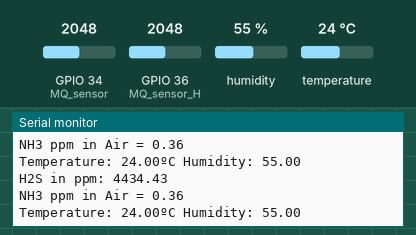
Simulated run of this sketch. Board: ESP32. On the bench: the last lines printed to the serial monitor. The inputs (shaded band) are chosen by the test bench; at power-on: humidity 55 %, GPIO 34 (MQ_sensor) = 2048, GPIO 36 (MQ_sensor_H) = 2048, temperature 24 °C. WiFi joins after 1.5 s; servers stay silent unless stated.

Above: at 2.7 s.
2.8 s: humidity set to 22 %
At 2.86 s:
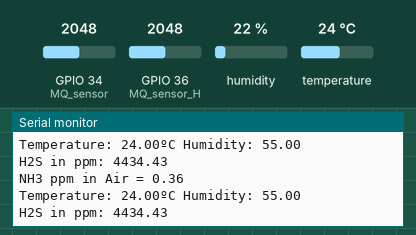
4.3 s: GPIO 34 (MQ_sensor) set to 2866
At 4.83 s:
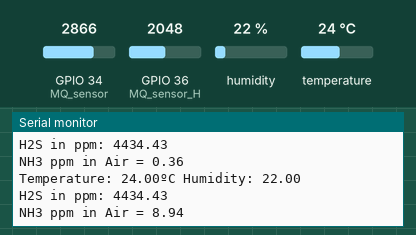
5.8 s: GPIO 36 (MQ_sensor_H) set to 2866
At 6.26 s:
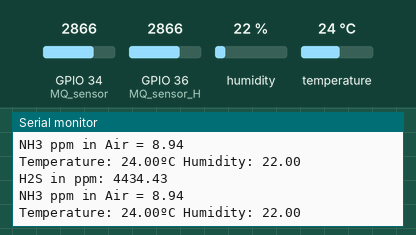
7.3 s: temperature set to 12 °C
At 7.49 s:
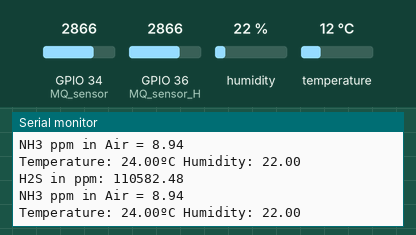
8.8 s: GPIO 34 (MQ_sensor) set to 3972
At 9.31 s:
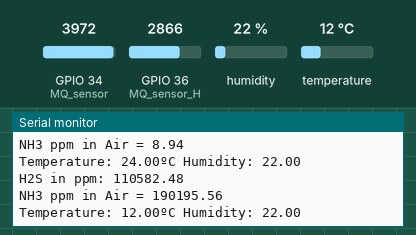
10.3 s: GPIO 36 (MQ_sensor_H) set to 3972
At 11.12 s:
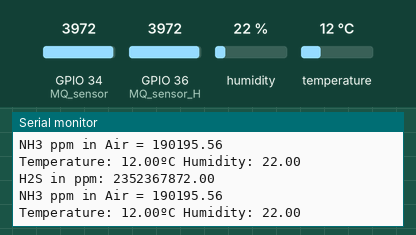
Timing chart, 0 to 12.8 s (numbered marks = the images above; inputs shaded):
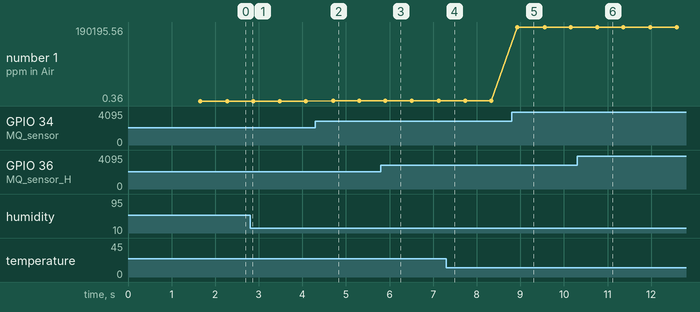

Measured:
- after the input at 4.3 s, the serial monitor: prints a new line after 0.40 s (image 2)
- after the input at 8.8 s, the serial monitor: prints a new line after 0.13 s (image 5)
- after the input at 10.3 s, the serial monitor: prints a new line after 0.31 s (image 6)
- plotted number 1: 0.36 → 8.94 after the input at 4.3 s, 8.94 → 190195.56 after the input at 8.8 s

The sketch:

ESP32_OTA_Enabled_Sensory_Module.ino
```cpp
/*
*   Importing required libraries
*/
#include "credentials.h"
#include "Header.h"


void setup() {
  Serial.begin(115200);               //Begins Serial Monitor
  dht.begin();
  WiFi.begin(ssid, password);         // Connect to WiFi - defaults to WiFi Station mode

  // Ensure WiFi is connected
  while (WiFi.status() != WL_CONNECTED) {
    delay(500);
  }
  ArduinoOTA.begin();                 // Starts OTA
}

void loop() {

  ArduinoOTA.handle();                // Handles a code update request

/*
*   H2S Sensor MQ136
*/
  float VRL_H; //Voltage drop across the MQ sensor
  float Rs_H; //Sensor resistance at gas concentration
  float ratio_H; //Define variable for ratio
  VRL_H = analogRead(MQ_sensor_H)*(5.0/4096.0); //Measure the voltage drop and convert to 0-5V
  Rs_H = ((5.0*RL_H)/VRL_H)-RL_H; //Use formula to get Rs value
  ratio_H = Rs_H/Ro_H;  // find ratio Rs/Ro
  float ppm_H = (pow(10, ((log10(ratio_H)-b_H)/m_H)))/10; //use formula to calculate ppm
  Serial.print("H2S in ppm: ");
  Serial.println(ppm_H);
  firebase.setFloat("sensor_2", ppm_H);


/*
*   NH3 Sensor MQ137
*/
  ArduinoOTA.handle();  // Handles a code update request
  float VRL; //Voltage drop across the MQ sensor
  float Rs; //Sensor resistance at gas concentration
  float ratio; //Define variable for ratio
  VRL = analogRead(MQ_sensor)*(5.0/4096.0); //Measure the voltage drop and convert to 0-5V
  Rs = ((5.0*RL)/VRL)-RL; //Use formula to get Rs value
  ratio = Rs/Ro;  // find ratio Rs/Ro
  float ppm = pow(10, ((log10(ratio)-b)/m))/10; //use formula to calculate ppm
  Serial.print("NH3 ppm in Air = ");
  Serial.println(ppm);
  firebase.setFloat("sensor_1", ppm);


/*
*   Temperature and Humidity Sensor DHT11
*/
  ArduinoOTA.handle();  // Handles a code update request
  float humi = dht.readHumidity();
  float temp = dht.readTemperature();
  Serial.print("Temperature: ");
  Serial.print(temp);
  Serial.print("ºC ");
  Serial.print("Humidity: ");
  Serial.println(humi);
  Serial.println();
  Serial.println();
  firebase.setFloat("Temperature", temp);
  firebase.setFloat("Humidity", humi);

}
```

Header.h
```cpp
/*
*   Importing required libraries
*/
#include <WiFi.h>             // For connecting ESP32 to WiFi
#include <ArduinoOTA.h>       // For enabling over-the-air updates
#include <ESP32Firebase.h>    //For Firebase
#include "DHT.h"              //For DHT11 Sensor

/*
*   Initializing Firebase
*/
#define REFERENCE_URL "----------"  // Your Firebase project reference url
Firebase firebase(REFERENCE_URL);

/*
*   Initializing DHT11 sensor
*/
#define DHT11PIN 32                 // Pin for DHT11
DHT dht(DHT11PIN, DHT11);


/*
*   Initializing H2S Sensor MQ136
*/
#define RL_H 47         //The value of resistor RL is 47K
#define m_H -0.263      //Enter calculated Slope
#define b_H 0.42        //Enter calculated intercept
#define Ro_H 298        //Enter found Ro value
#define MQ_sensor_H 36  //Sensor is connected to A4


/*
*   Initializing NH3 Sensor MQ137
*/
#define RL 47           //The value of resistor RL is 47K
#define m -0.263        //Enter calculated Slope
#define b 0.42          //Enter calculated intercept
#define Ro 25           //Enter found Ro value
#define MQ_sensor 34    //Sensor is connected to A4
```

credentials.h
```cpp
const char* ssid = "--------";  // Enter your WiFi Network name
const char* password = "-------";  // Enter your password
```
